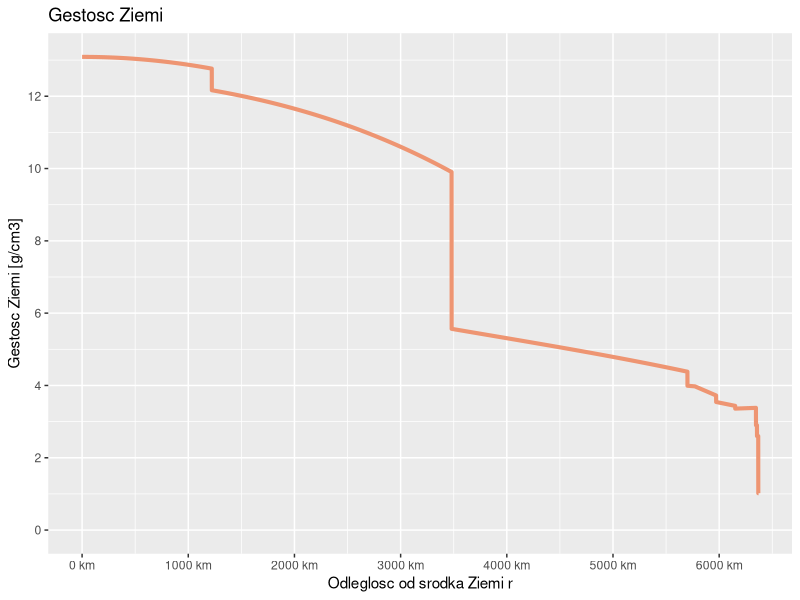
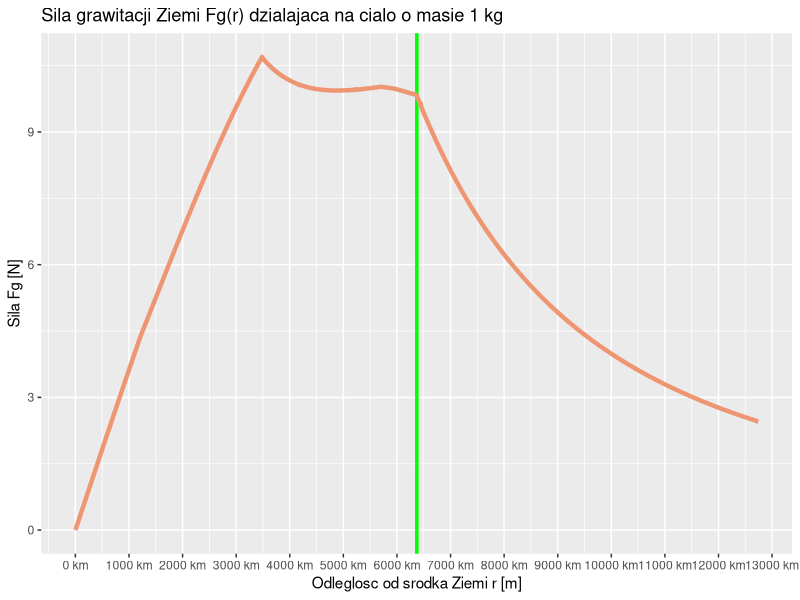
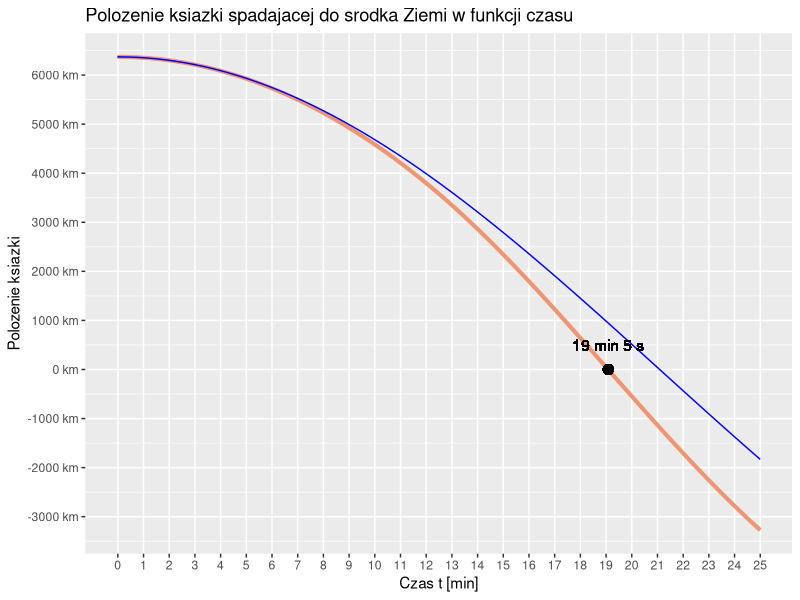

Recreate these plots in R, in order. (Note: a time limit stopped this script after it produced the figures.)
R0 <- 6371e3
G <- 6.67428e-11 # m^(3)*kg^(-1)*s^(-2)
e_dens_single <- function(r) {
  x <- abs(r / R0)
  if (abs(r) < 1221.5e3) q <- 13.0885 - 8.8381*x^2
  else if (abs(r) < 3480e3) q <- 12.5815 - 1.2638*x - 3.6426*x^2 - 5.5281*x^3
  else if (abs(r) < 5701e3) q <- 7.9565 -6.4761*x + 5.5283*x^2 - 3.0807*x^3
  else if (abs(r) < 5771e3) q <- 5.3197 - 1.4836*x
  else if (abs(r) < 5971e3) q <- 11.2494 - 8.0298*x
  else if (abs(r) < 6151e3) q <- 7.1089 - 3.8045*x
  else if (abs(r) < 6346.6e3) q <- 2.6910 + 0.6924*x
  else if (abs(r) < 6356e3) q <- 2.9
  else if (abs(r) < 6368e3) q <- 2.6
  else if (abs(r) <= 6371e3) q <- 1.020
  else q <- 0
  return(q)
}

e_dens <- function(r) {
  vapply(r, e_dens_single, numeric(1L))
}

g_field_single <- function(r) {
  if(r == 0) {
    g <- 0
  } else {
    int_fun <- function(x) x^2*e_dens(x)*1000 # zamiana jednostek z g/cm3 na kg/m3
    M <- 4 * pi * integrate(int_fun, lower = 0, upper = r)$value
    g <- - G * M/ r^2
    return(g)
  }
}

g_field <- function(r) {
  vapply(r, g_field_single, numeric(1L))
}

library(ggplot2)
N_R0 <- 1
q <- ggplot(data = data.frame(x = 0), aes = (x = x)) + 
  #geom_vline(xintercept = R0, color = "green", size = 1.0) +
  #geom_hline(yintercept = e_dens(R0), color = "blue", size = 1.0) +
  stat_function(fun = e_dens, size = 1.4, color = "lightsalmon2", n = 10001) + 
  ggtitle("Gestosc Ziemi") + 
  ylab("Gestosc Ziemi [g/cm3]") + 
  xlab("Odleglosc od srodka Ziemi r") + 
  scale_y_continuous(breaks = seq(0,20,2), limits = c(0, e_dens(0))) +
  scale_x_continuous(limits = c(0, N_R0 * R0), breaks = seq(0, 2*N_R0*R0, 1000e3), labels = paste(seq(0, 2*N_R0*R0/1000, 1000), "km"))
print(q)

N_R0 <- 2
g <- ggplot(data = data.frame(x = 0), aes = (x = x)) + 
  geom_vline(xintercept = R0, color = "green", size = 1.2) +
  stat_function(fun = function(x) -g_field(x), size = 1.5, color = "lightsalmon2", n = 10001) + 
  ggtitle("Sila grawitacji Ziemi Fg(r) dzialajaca na cialo o masie 1 kg") + 
  ylab("Sila Fg [N]") + 
  xlab("Odleglosc od srodka Ziemi r [m]") + 
  scale_x_continuous(limits = c(0, N_R0 * R0), breaks = seq(0, 2*N_R0*R0, 1000e3), labels = paste(seq(0, 2*N_R0*R0/1000, 1000), "km"))
print(g)

# FDTD
dt <- 1 # s
simul_time <- 25 # min
get_next_r <- function(r, rp, dt, g_fun) {
  2 * r - rp + g_fun(r) * dt ^ 2
}
t <- seq(-dt, simul_time*60, dt)
N <- length(t)
pos <- numeric(N)
pos[1] <- R0
pos[2] <- R0
for(k in 3:N) {
  pos[k] <- get_next_r(pos[k-1], pos[k-2], dt, g_field_single)
}
zero_time <- t[which.min(abs(pos))[1]]
zero_time_str <- paste(round(zero_time/60), "min", round(zero_time) - 60*round(zero_time/60), "s")

N_R0 <- 1
brks <- seq(-2*round(N_R0*R0, -6), 2*N_R0*R0, 1000e3)
rt <- ggplot(data = data.frame(r = pos, t = t), aes(x = t, y = r)) + 
  geom_line(size = 1.4, color = "lightsalmon2") + 
  stat_function(fun = function(x) R0 * cos(sqrt(abs(g_field_single(R0))/R0) * x), color = "blue") +
  geom_point(size = 3, aes(x = zero_time, y = 0)) +
  geom_text(aes(x = zero_time, y = 0, label = zero_time_str), nudge_y = 5e5) +
  ggtitle("Polozenie ksiazki spadajacej do srodka Ziemi w funkcji czasu") + 
  ylab("Polozenie ksiazki") + 
  xlab("Czas t [min]") +
  scale_x_continuous(breaks = 0:simul_time*60, labels = 0:simul_time, minor_breaks = NULL)+
  scale_y_continuous(limits = c(min(pos), N_R0 * R0), breaks = brks, labels = paste(brks/1000, "km"))
print(rt)

# FDTD - periodic
simul_time <- 200 # min
t <- seq(-dt, simul_time*60, dt)
N <- length(t)
pos <- numeric(N)
pos[1] <- R0
pos[2] <- R0
for(k in 3:N) {
  pos[k] <- get_next_r(pos[k-1], pos[k-2], dt, g_field_single)
}

N_R0 <- 1
brks <- seq(-2*round(N_R0*R0, -6), 2*N_R0*R0, 1000e3)
rt <- ggplot(data = data.frame(r = pos, t = t), aes(x = t, y = r)) + 
  geom_line(size = 1.4, color = "lightsalmon2") + 
  # stat_function(fun = function(x) R0 * cos(sqrt(abs(g_field_single(R0))/R0) * x), color = "blue") +
  ggtitle("Polozenie ksiazki spadajacej do srodka Ziemi w funkcji czasu") + 
  ylab("Polozenie ksiazki") + 
  xlab("Czas t [min]") +
  scale_x_continuous(breaks = seq(0,simul_time,10)*60, labels = seq(0,simul_time,10), minor_breaks = NULL)+
  scale_y_continuous(limits = c(min(pos), N_R0 * R0), breaks = brks, labels = paste(brks/1000, "km"))
print(rt)
